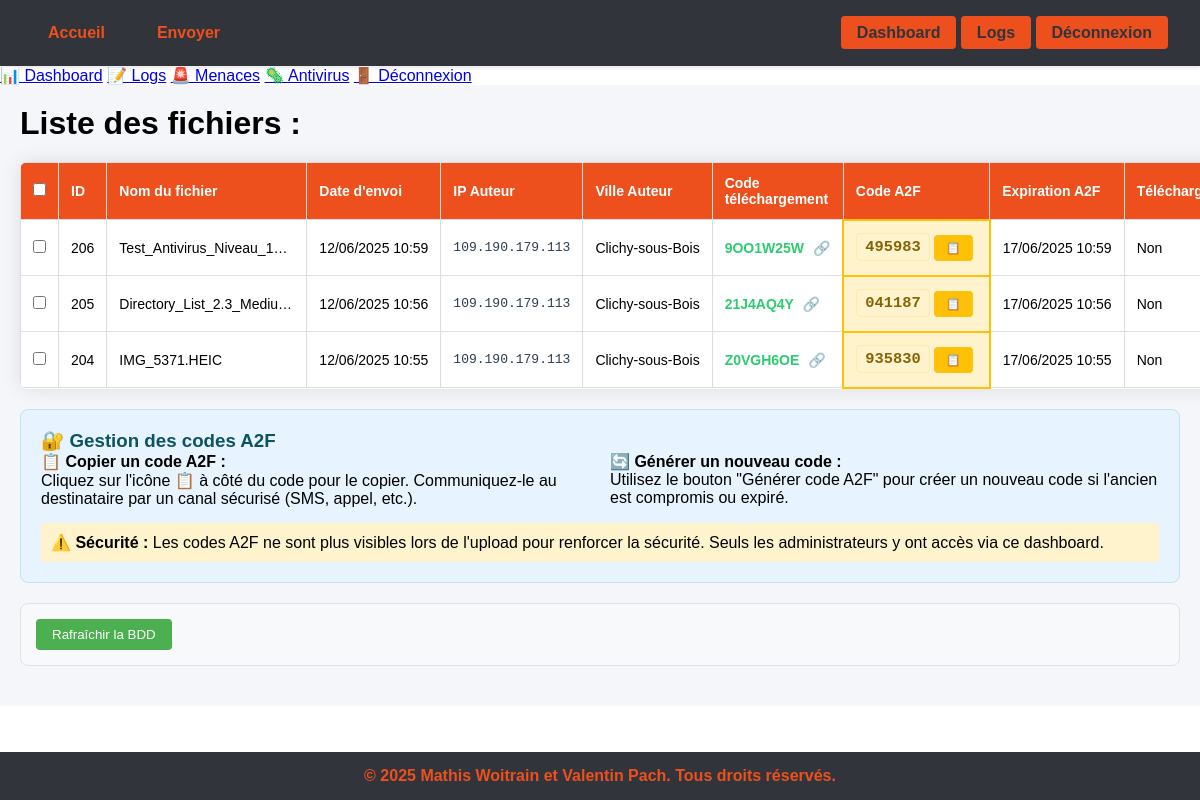
/admin/dashboard.php (signed in), run on the app's committed database.
### tables this page shows
CREATE TABLE `files` (
  `id` int NOT NULL AUTO_INCREMENT,
  `filename` varchar(255) NOT NULL,
  `upload_date` datetime NOT NULL DEFAULT CURRENT_TIMESTAMP,
  `upload_ip` varchar(45) DEFAULT NULL,
  `upload_city` varchar(255) DEFAULT NULL,
  `download_code` varchar(10) NOT NULL,
  `downloaded` tinyint(1) DEFAULT '0',
  `download_ip` varchar(45) DEFAULT NULL,
  `user_agent` text,
  `download_time` datetime DEFAULT NULL,
  `city` varchar(100) DEFAULT NULL,
  `deleted` tinyint(1) DEFAULT '0',
  `antivirus_status` varchar(50) DEFAULT NULL,
  `antivirus_message` text,
  `auth_code` varchar(6) DEFAULT NULL,
  `expiration_date` datetime DEFAULT NULL,
  PRIMARY KEY (`id`)
);

### admin/dashboard.php (the view, shortened to what this page needs)
<!DOCTYPE html>
<html lang="fr">
<head>
    <link rel="stylesheet" href="/style.css">
    <link rel="stylesheet" href="admin.css">
</head>
<body>
    <?php include '../includes/header.php'; ?>
    <main>
        <h1>Liste des fichiers :</h1>
        <?php
            $host = 'db';
            $db = 'telelec';
            $user = 'telelecuser';
            $pass = 'userpassword';
            try {
                $conn = new PDO("mysql:host=$host;dbname=$db;charset=utf8", $user, $pass);
                $conn->setAttribute(PDO::ATTR_ERRMODE, PDO::ERRMODE_EXCEPTION);
                $sql = "SELECT f.*,
                        (SELECT COUNT(*) FROM download_history WHERE file_id = f.id) as download_count,
                        dac.auth_code,
                        dac.expiration_date,
                        dh.download_time,
                        dh.download_ip,
                        dh.user_agent,
                        dh.city,
                        f.upload_ip as author_ip,
                        f.upload_city as author_city
                        FROM files f
                        LEFT JOIN download_auth_codes dac ON f.id = dac.file_id
                            AND dac.expiration_date > NOW()
                            AND dac.used = FALSE
                        LEFT JOIN download_history dh ON f.id = dh.file_id
                        WHERE 1=1";
                $sql .= " ORDER BY f.id DESC";
                $stmt = $conn->prepare($sql);
                $stmt->execute();
                $files = $stmt->fetchAll(PDO::FETCH_ASSOC);
                if (count($files) > 0) {
                    echo "<table class='admin-table'>";
                    echo "<tr>
                            <th><input type='checkbox' id='selectAll' onchange='toggleSelectAll(this)'></th>
                            <th>ID</th>
                            <th>Nom du fichier</th>
                            <th>Date d'envoi</th>
                            <th>IP Auteur</th>
                            <th>Ville Auteur</th>
                            <th>Code téléchargement</th>
                            <th>Code A2F</th>
                            <th>Expiration A2F</th>
                            <th>Téléchargé</th>
                            <th>IP téléchargement</th>
                            <th>Navigateur</th>
                            <th>Date téléchargement</th>
                            <th>Ville</th>
                            <th>Nombre téléchargements</th>
                            <th>Test ClamAV</th>
                            <th>Actions</th>
                        </tr>";
                    foreach ($files as $file) {
                        echo "<tr data-id='" . htmlspecialchars((string)$file['id']) . "'>";
                        echo "<td><input type='checkbox' class='file-checkbox' value='" . (int)$file['id'] . "'></td>";
                        echo "<td>" . (int)$file['id'] . "</td>";
                        echo "<td class='truncate' title='" . htmlspecialchars((string)$file['filename']) . "'>" . htmlspecialchars((string)$file['filename']) . "</td>";
                        $uploadDate = new DateTime($file['upload_date']);
                        echo "<td>" . $uploadDate->format('d/m/Y H:i') . "</td>";
                        echo "<td>" . htmlspecialchars((string)($file['author_ip'] ?? 'Non renseigné')) . "</td>";
                        echo "<td>" . htmlspecialchars((string)($file['author_city'] ?? 'Non renseigné')) . "</td>";
                        echo "<td>" . htmlspecialchars((string)$file['download_code']) . " <a href='/download.php?code=" . htmlspecialchars((string)$file['download_code']) . "' target='_blank' class='download-link'>🔗</a></td>";
                        if ($file['auth_code']) {
                            echo "<td class='auth-code-cell'>
                                    <span class='auth-code-value'>" . htmlspecialchars((string)$file['auth_code']) . "</span>
                                    <button class='copy-auth-btn' onclick='copyAuthCode(\"" . htmlspecialchars((string)$file['auth_code']) . "\")'>📋</button>
                                  </td>";
                        } else {
                            echo "<td><span class='no-code'>Code expiré</span></td>";
                        }
                        echo "<td>" . ($file['expiration_date'] ? (new DateTime($file['expiration_date']))->format('d/m/Y H:i') : '-') . "</td>";
                        echo "<td>" . ($file['downloaded'] ? 'Oui' : 'Non') . "</td>";
                        echo "</tr>";
                    }
                    echo "</table>";
                } else {
                    echo "<p>Aucun fichier enregistré pour le moment.</p>";
                }
            } catch (PDOException $e) {
                echo "<p>Erreur de connexion à la base de données : " . $e->getMessage() . "</p>";
            }
        ?>
        <div class="admin-help" style="background-color: #e7f3ff; border: 1px solid #bee5eb; border-radius: 8px; padding: 20px; margin-bottom: 20px;">
            <h3 style="color: #0c5460; margin-top: 0;">🔐 Gestion des codes A2F</h3>
            <div style="display: grid; grid-template-columns: 1fr 1fr; gap: 20px;">
                <div>
                    <h4>📋 Copier un code A2F :</h4>
                    <p>Cliquez sur l'icône 📋 à côté du code pour le copier. Communiquez-le au destinataire par un canal sécurisé (SMS, appel, etc.).</p>
                </div>
                <div>
                    <h4>🔄 Générer un nouveau code :</h4>
                    <p>Utilisez le bouton "Générer code A2F" pour créer un nouveau code si l'ancien est compromis ou expiré.</p>
                </div>
            </div>
            <div style="margin-top: 15px; padding: 10px; background-color: #fff3cd; border-radius: 4px;">
                <strong>⚠️ Sécurité :</strong> Les codes A2F ne sont plus visibles lors de l'upload pour renforcer la sécurité.
                Seuls les administrateurs y ont accès via ce dashboard.
            </div>
        </div>
        <div class="admin-controls">
            <button type="button" onclick="refreshDatabase()" class="refresh-btn">Rafraîchir la BDD</button>
        </div>
    </main>
    <?php include '../includes/footer.php'; ?>
</body>
</html>

### includes/header.php (shortened to what this page needs)
<!DOCTYPE html>
<html lang="fr">
<head>
    <link rel="stylesheet" href="/style.css">
</head>
<body>
    <nav class="navbar">
        <div class="nav-left">
            <a href="/index.php" class="nav-item">Accueil</a>
            <a href="/Transfert/send.php" class="nav-item">Envoyer</a>
        </div>
        <div class="nav-right">
            <?php if (isset($_SESSION['admin']) && $_SESSION['admin'] === true): ?>
                <a href="/admin/dashboard.php" class="nav-button">Dashboard</a>
                <a href="/admin/logs.php" class="nav-button">Logs</a>
                <a href="/admin/logout.php" class="nav-button">Déconnexion</a>
            <?php else: ?>
                <a href="/admin/login.php" class="nav-button">Admin</a>
            <?php endif; ?>
        </div>
    </nav>
    <?php if (isset($_SESSION['admin']) && $_SESSION['admin'] === true): ?>
    <nav class="admin-nav">
        <a href="/admin/dashboard.php">📊 Dashboard</a>
        <a href="/admin/logs.php">📝 Logs</a>
        <a href="/admin/security_threats.php">🚨 Menaces</a>
        <a href="/admin/antivirus_details.php">🦠 Antivirus</a>
        <a href="/admin/logout.php">🚪 Déconnexion</a>
    </nav>
    <?php endif; ?>

### includes/footer.php
<footer>
    <div class="footer-content">
        <p>&copy; <?php echo date('Y'); ?> Mathis Woitrain et Valentin Pach. Tous droits réservés.</p>
    </div>
</footer>

### style.css (style rules this page uses)
* { margin: 0; padding: 0; box-sizing: border-box; }
body { font-family: Arial, sans-serif; margin-bottom: 60px; }
.navbar { background-color: #31353B; padding: 1rem 2rem; display: flex; justify-content: space-between; align-items: center; box-shadow: 0 2px 4px rgba(0,0,0,0.1); }
.nav-left { display: flex; gap: 20px; }
.nav-item { text-decoration: none; color: #ED501C; padding: 0.5rem 1rem; transition: color 0.3s ease; font-family: "Cocogoose", sans-serif; font-size: 16px; font-weight: 600; letter-spacing: 0px; }
.nav-button { background-color: #ED501C; color: #31353B; padding: 0.5rem 1rem; border-radius: 4px; text-decoration: none; transition: background-color 0.3s ease; font-family: "Cocogoose", sans-serif; font-size: 16px; font-weight: 600; letter-spacing: 0px; }
.footer-content { text-align: center; display: flex; justify-content: center; padding: 15px; background-color: #31353B; color: #ED501C; position: fixed; bottom: 0; width: 100%; z-index: 100; font-family: "Cocogoose", sans-serif; font-size: 16px; font-weight: 600; letter-spacing: 0px; }

### admin/admin.css (style rules this page uses)
.admin-table { width: 100%; border-collapse: collapse; margin: 20px 0; font-size: 14px; box-shadow: 0 0 20px rgba(0, 0, 0, 0.1); background: white; border-radius: 8px; overflow: hidden; }
.admin-table th, .admin-table td { padding: 12px; text-align: left; border-bottom: 1px solid #ddd; }
.admin-table th { background-color: #2c3e50; color: white; padding: 12px; text-align: left; font-weight: 600; position: sticky; top: 0; z-index: 1; user-select: none; -webkit-user-select: none; -moz-user-select: none; -ms-user-select: none; }
.admin-table tr { border-bottom: 1px solid #eee; transition: background-color 0.3s; }
.admin-table td { padding: 12px; vertical-align: middle; max-width: 200px; white-space: nowrap; overflow: hidden; text-overflow: ellipsis; }
.admin-table button { margin: 2px; padding: 6px 12px; border: none; border-radius: 4px; cursor: pointer; transition: all 0.3s; font-size: 12px; }
.admin-table td button { display: inline-block; margin: 2px 4px 2px 0; vertical-align: middle; white-space: nowrap; }
.download-link { text-decoration: none; margin-left: 5px; opacity: 0.7; transition: opacity 0.3s; }
main { max-width: 100%; overflow-x: auto; padding: 20px; background-color: #f5f6fa; }
.truncate { max-width: 150px; overflow: hidden; text-overflow: ellipsis; white-space: nowrap; }
td[title] { cursor: help; max-width: 200px; overflow: hidden; text-overflow: ellipsis; white-space: nowrap; }
td:nth-child(7) { font-weight: bold; color: #2ecc71; }
td:nth-child(5) { font-family: monospace; font-size: 13px; color: #2c3e50; }
.admin-table th:nth-child(1) { width: 5%; }
.admin-table th:nth-child(2) { width: 15%; }
.admin-table th:nth-child(3) { width: 10%; }
.admin-table th:nth-child(4) { width: 10%; }
.admin-table th:nth-child(5) { width: 10%; }
.admin-table th:nth-child(6) { width: 5%; }
.admin-table th:nth-child(7) { width: 10%; }
.admin-table th:nth-child(8) { width: 15%; }
.admin-table th:nth-child(9) { width: 10%; }
.admin-table th:nth-child(10) { width: 5%; }
.admin-controls { margin: 20px 0; padding: 15px; background-color: #f8f9fa; border-radius: 8px; border: 1px solid #dee2e6; display: flex; align-items: center; gap: 15px; }
.refresh-btn { padding: 8px 16px; background-color: #4CAF50; color: white; border: none; border-radius: 4px; cursor: pointer; }
.admin-table { width: 100%; border-collapse: collapse; margin-top: 20px; font-size: 14px; }
.admin-table th, .admin-table td { padding: 12px; border: 1px solid #ddd; text-align: left; }
.admin-table th { background-color: #ED501C; color: white; font-weight: 600; }
.auth-code-cell { background-color: #fff3cd !important; border: 2px solid #ffc107 !important; position: relative; }
.auth-code-value { font-family: 'Courier New', monospace; font-weight: bold; font-size: 1.1em; color: #856404; background-color: #fff3cd; padding: 4px 8px; border-radius: 4px; border: 1px solid #ffeaa7; }
.copy-auth-btn { background: #ffc107; border: none; border-radius: 3px; padding: 2px 6px; margin-left: 8px; cursor: pointer; font-size: 12px; color: #856404; transition: all 0.2s; }
.auth-code-cell::before { content: "🔐"; position: absolute; left: -15px; top: 50%; transform: translateY(-50%); font-size: 12px; }

### data on the page
files: id "206", filename "Test_Antivirus_Niveau_1…", upload_date "12/06/2025 10:59", upload_ip "109.190.179.113", upload_city "Clichy-sous-Bois", download_code "9OO1W25W", auth_code "495983", format "17/06/2025 10:59", downloaded "Non"
files: id "205", filename "Directory_List_2.3_Mediu…", upload_date "12/06/2025 10:56", upload_ip "109.190.179.113", upload_city "Clichy-sous-Bois", download_code "21J4AQ4Y", auth_code "041187", format "17/06/2025 10:56", downloaded "Non"
files: id "204", filename "IMG_5371.HEIC", upload_date "12/06/2025 10:55", upload_ip "109.190.179.113", upload_city "Clichy-sous-Bois", download_code "Z0VGH6OE", auth_code "935830", format "17/06/2025 10:55", downloaded "Non"
